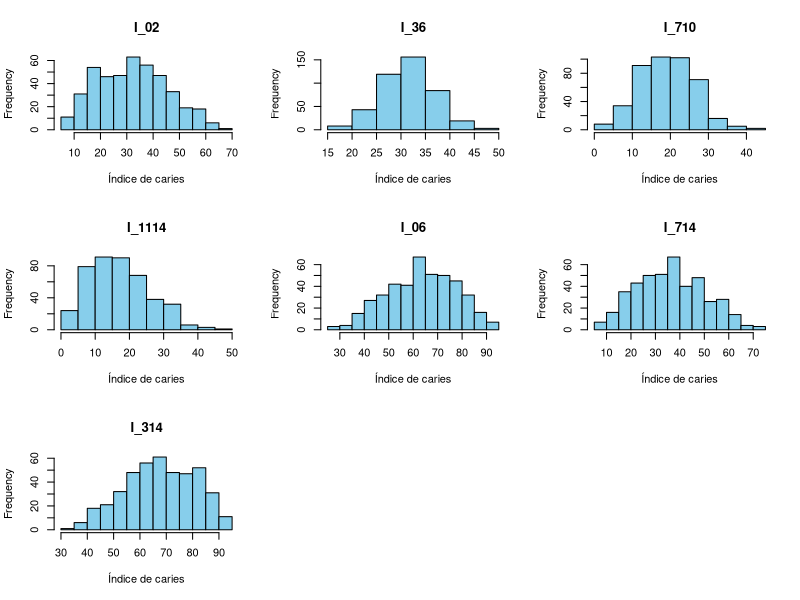

Write the R code that produced this figure.
## ---- chunk 1
# Cargar librerías
library(ggplot2)

# Leer los datos desde la carpeta Data (ruta relativa)
esc_final <- read.csv("Data/esc_final.csv", stringsAsFactors = FALSE)

names(esc_final)
str(esc_final)
summary(esc_final)


vars_resp <- c("I_02", "I_36", "I_710", "I_1114", "I_06", "I_714", "I_314")

par(mfrow = c(3, 3))
for (var in vars_resp) {
  hist(esc_final[[var]], main = var, xlab = "Índice de caries", col = "skyblue")
}
par(mfrow = c(1, 1))

